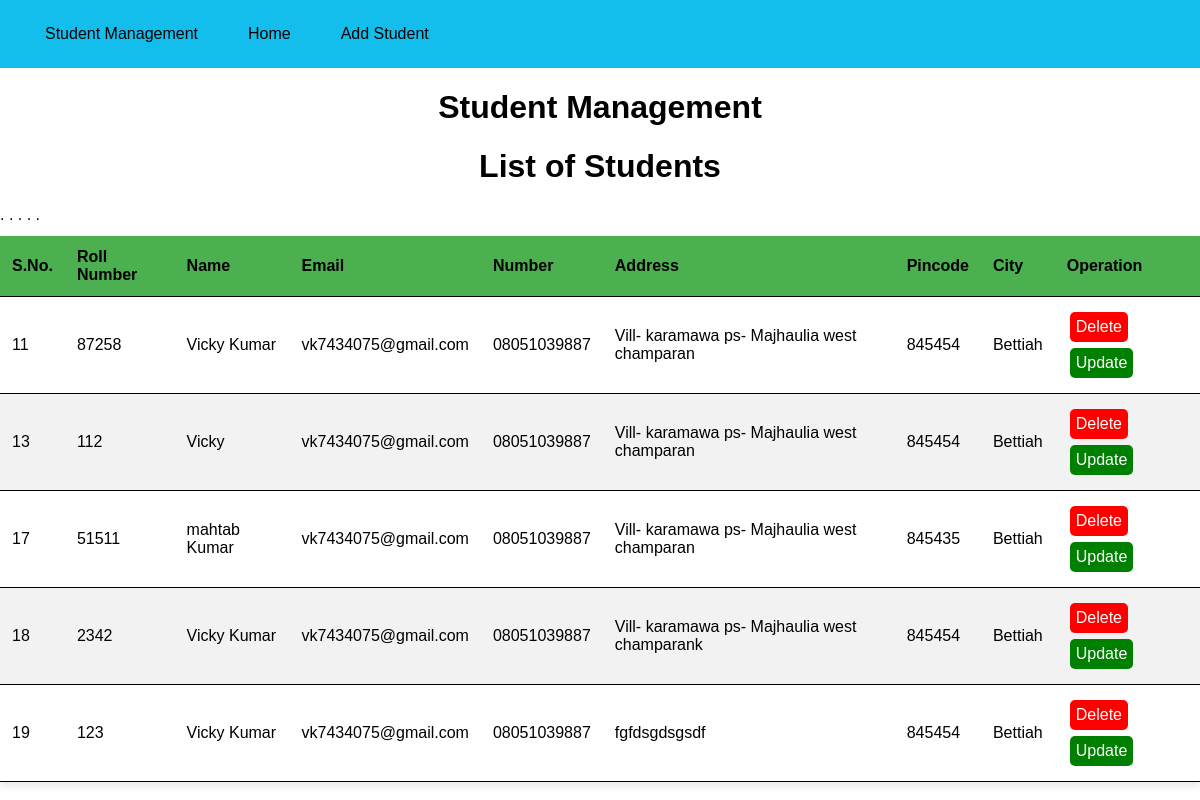
The page / on the database its author committed.
### st/models.py (models this page shows)
class Student(models.Model):
    name = models.CharField(max_length=50)
    roll = models.CharField(max_length=100)
    email = models.CharField(max_length=120)
    num = models.CharField(max_length=11)
    address = models.CharField(max_length=250)
    city = models.CharField(max_length=50)
    pincode = models.CharField(max_length=6)

### st/views.py (the view)
# urls.py: 2. Add a URL to urlpatterns:  path('', views.home, name='home')
def home(reqeust):
    st = Student.objects.all()
    return render(reqeust, 'home.html', {'st':st})

### templates/home.html (shortened to what this page needs)
<!DOCTYPE html>
<html lang="en">
<head>
</head>
<body>
    <nav class="navbar">
        <ul class="navbar-menu">
            <li class="navbar-item"><a href="">Student Management</a></li>
            <li class="navbar-item"><a href="">Home</a></li>
            <li class="navbar-item"><a href="/add">Add Student</a></li>
        </ul>
    </nav>
    <h1>Student Management</h1>
    <h1>List of Students</h1>
    <table>
        <thead>
            <tr>
                <th>S.No.</th>
                <th>Roll Number</th>
                <th>Name</th>
                <th>Email</th>
                <th>Number</th>
                <th>Address</th>
                <th>Pincode</th>
                <th>City</th>
                <th>Operation</th>
            </tr>
        </thead>
        <tbody>
        {% for s in st %}
            <tr>
                <td>{{s.id}}</td>
                <td>{{s.roll}}</td>
                <td>{{s.name}}</td>
                <td>{{s.email}}</td>
                <td>{{s.num}}</td>
                <td>{{s.address}}</td>
                <td>{{s.pincode}}</td>.
                <td>{{s.city}}</td>
                <td>
                    <span>
                        <a href="/delete/{{s.id}}" class="btn btn-danger md-sm" style="background-color: red; color: white;"> Delete</a>
                    <a href="/update/{{s.id}}" class="btn btn-succes md-sm">Update</a>
                    </span>
                </td>
            </tr>
        {% endfor %}
        </tbody>
    </table>
</body>
</html>

### templates/home.html (style rules this page uses)
body { margin: 0; padding: 0; font-family: Arial, sans-serif; }
.navbar { background-color: #13beec; padding: 20px; display: flex; justify-content: left; }
.navbar-menu { list-style-type: none; margin: 0; padding: 0; display: flex; }
.navbar-item { margin: 0 15px; }
.navbar-item a { color: black; text-decoration: none; font-size: 16px; padding: 5px 10px; display: block; transition: background-color 0.3s ease, color 0.3s ease; }
h1 { text-align:center; justify-content:center; }
table { width: 100%; border-collapse: collapse; margin: 12px 0; background-color: #fff; box-shadow: 0 4px 8px rgba(0, 0, 0, 0.1); justify-content: center; text-align:center; }
th, td { padding: 12px; text-align: left; border-bottom: 1px solid black; }
th { background-color: #4CAF50; color:black; }
tr:nth-child(even) { background-color: #f2f2f2; }
td a { background: green; color: white; border-radius: 5px; padding: 6px; margin:3px; text-decoration: none; display: inline-block; }

### rows shown on the page
Student: id "11", roll "87258", name "Vicky Kumar", email "vk7434075@gmail.com", num "08051039887", address "Vill- karamawa ps- Majhaulia west champaran", pincode "845454", city "Bettiah"
Student: id "13", roll "112", name "Vicky", email "vk7434075@gmail.com", num "08051039887", address "Vill- karamawa ps- Majhaulia west champaran", pincode "845454", city "Bettiah"
Student: id "17", roll "51511", name "mahtab Kumar", email "vk7434075@gmail.com", num "08051039887", address "Vill- karamawa ps- Majhaulia west champaran", pincode "845435", city "Bettiah"
Student: id "18", roll "2342", name "Vicky Kumar", email "vk7434075@gmail.com", num "08051039887", address "Vill- karamawa ps- Majhaulia west champarank", pincode "845454", city "Bettiah"
Student: id "19", roll "123", name "Vicky Kumar", email "vk7434075@gmail.com", num "08051039887", address "fgfdsgdsgsdf", pincode "845454", city "Bettiah"
